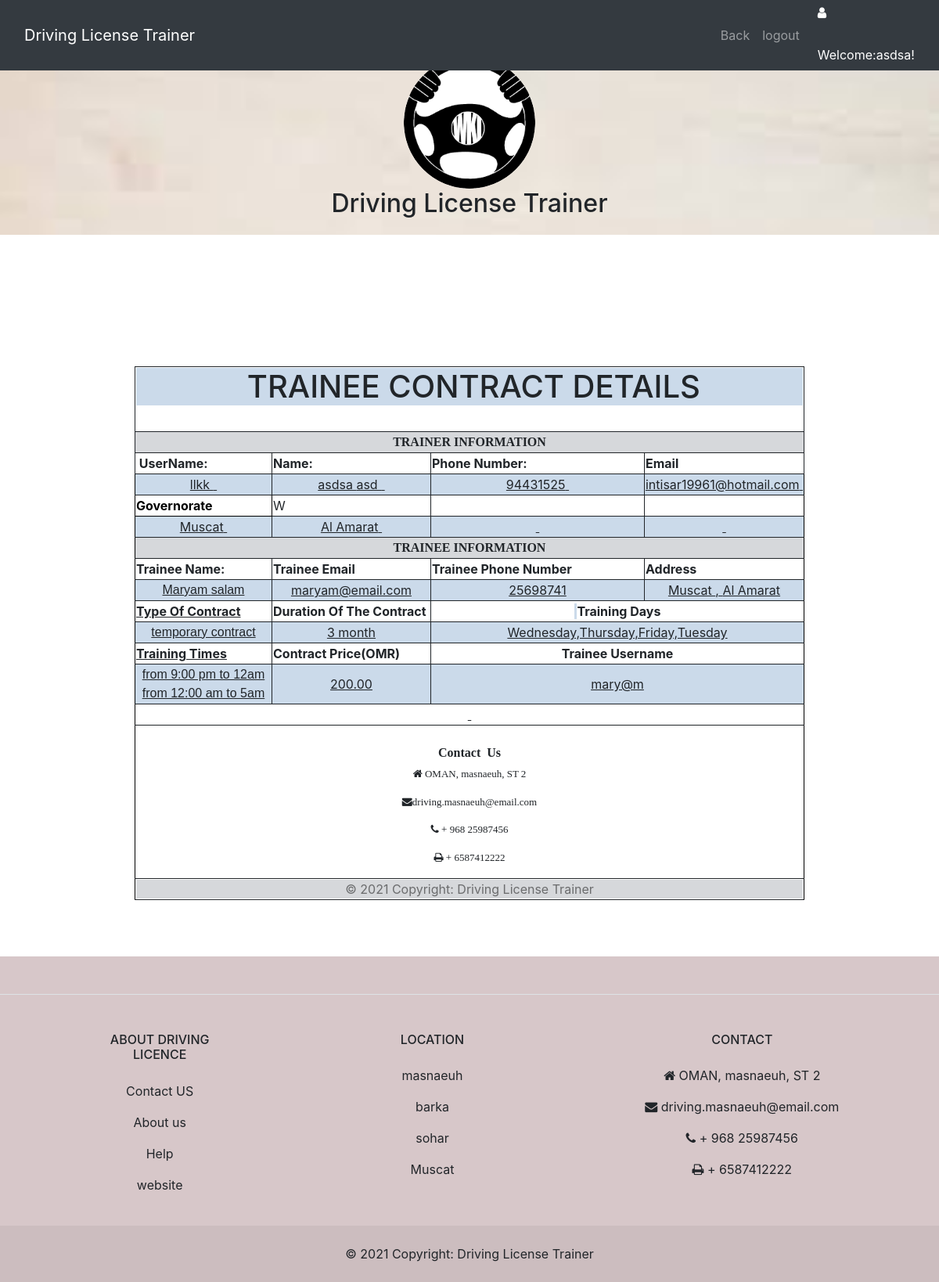
Page /Moreinfo_trainer2.php?trainee_uname=mary@m (signed in) on the committed database.
### tables this page shows
CREATE TABLE IF NOT EXISTS `tbltrainer` (
  `trid` int(10) NOT NULL AUTO_INCREMENT,
  `fname` varchar(15) NOT NULL,
  `lname` varchar(15) NOT NULL,
  `email` varchar(50) NOT NULL,
  `phone` int(8) NOT NULL,
  `address` varchar(30) NOT NULL,
  `brithdate` date NOT NULL,
  `gender` varchar(10) NOT NULL,
  `licensing` blob NOT NULL,
  `IDcard` blob NOT NULL,
  `seq` varchar(100) NOT NULL,
  `answer` varchar(50) NOT NULL,
  `username` varchar(20) NOT NULL,
  `password` varchar(8) NOT NULL,
  `status` varchar(20) NOT NULL,
  `gname` varchar(30) NOT NULL,
  `wname` varchar(30) NOT NULL,
  PRIMARY KEY (`trid`)
);

CREATE TABLE IF NOT EXISTS `tbldetailstrainng` (
  `deid` int(8) NOT NULL AUTO_INCREMENT,
  `Typ_contr` varchar(20) NOT NULL COMMENT 'Type_of_Contract',
  `Dur_contr` varchar(20) NOT NULL COMMENT 'Duration of the contract',
  `tra_days` varchar(200) NOT NULL COMMENT 'training days',
  `tra_time` varchar(200) NOT NULL COMMENT 'training times',
  `price` float(8,2) NOT NULL,
  `num_trainees` int(20) NOT NULL,
  `username` varchar(20) NOT NULL,
  PRIMARY KEY (`deid`)
);

CREATE TABLE IF NOT EXISTS `tbltrainee` (
  `trainee_id` int(8) NOT NULL AUTO_INCREMENT,
  `trainee_fname` varchar(20) NOT NULL,
  `trainee_lname` varchar(20) NOT NULL,
  `trainee_email` varchar(50) NOT NULL,
  `trainee_phone` int(8) NOT NULL,
  `gnamee` varchar(50) NOT NULL,
  `wnamee` varchar(20) NOT NULL,
  `trainee_uname` varchar(20) NOT NULL,
  `trainee_gender` varchar(10) NOT NULL,
  `trainee_brithdate` date NOT NULL,
  `seqe` varchar(200) NOT NULL,
  `anse` varchar(20) NOT NULL,
  `trainee_passw` varchar(8) NOT NULL,
  `trainee_repassw` varchar(8) NOT NULL,
  PRIMARY KEY (`trainee_id`)
);

### Moreinfo_trainer2.php (the view, shortened to what this page needs)
<!DOCTYPE html PUBLIC "-//W3C//DTD XHTML 1.0 Transitional//EN" "http://www.w3.org/TR/xhtml1/DTD/xhtml1-transitional.dtd">
<html xmlns="http://www.w3.org/1999/xhtml">
<head>
<link rel="stylesheet" type="text/css"  href="BOOTSTRAPFILE/css/bootstrap.css">
    </head>
    <body  style="margin:0; padding:0; border:0;  background-color:white   ">
       <nav class="navbar navbar-expand-lg navbar-dark bg-dark fixed-top">
     <div class="container">
     <a class="navbar-brand" href="#">Driving License Trainer </a>
      <div class="collapse navbar-collapse" id="navbarResponsive">
         <ul class="navbar-nav ml-auto">
                               <li class="nav-item">
            <a class="nav-link" href="View_Your_Trainee.php">Back</a>
          </li>
          <li class="nav-item">
            <a class="nav-link" href="logout.php">logout </a>
          </li>
        </ul>
      </div>
    </div>    <div class="icon" style="color: #FFFFFF"><i class="fa  fa-user" style="width:30px; height:50px"></i>
    Welcome:<?php
	$username= $_SESSION['txtid1'];
	include ("connect.php");
	$qryname = "select * from  tbltrainer where username='$username' ";
	$result = mysqli_query($con,$qryname);
	while($rows = mysqli_fetch_assoc($result))
	{ $namee=$rows['fname'];
}
	echo $namee. "!";
	?>
	</div>
  </nav>
 <header class="text-center" style="background-image:url('img/bg1.jpg'); background-repeat:no-repeat; background-size:cover; height: 300px;">
    &nbsp;<br /><br /><br />
	 <img class="img-fluid rounded-circle"  src="img/images.png" alt="" height="147" width="168">
	 <h2>Driving License Trainer</h2>
	 </header>
<br /><br />
<?php
	$username= $_SESSION['txtid1'];
	include ("connect.php");
	$qryname = "select * from  tbltrainer where username='$username' ";
	$result = mysqli_query($con,$qryname);
	while($rows = mysqli_fetch_assoc($result))
	{ $username=$rows["username"];
	$fname= $rows["fname"];
	$lname= $rows["lname"];
	$email= $rows["email"];
    $phone= $rows["phone"];
	$gname= $rows["gname"];
	$wname= $rows["wname"];
	}
$usernam=$_GET['trainee_uname'];
		include("connect.php");
	$query1="select * from   tbldetailstrainng a,  tblselecttraineer b , tbltrainee c , tbltrainer d  where a.deid=b.deid and  b.trainee_username=c.trainee_uname  and  d.username=b.username and  c.trainee_uname='$usernam'     ";
      $result = mysqli_query($con,$query1);
      while($row = mysqli_fetch_assoc($result)) {
	$Typ_contr= $row["Typ_contr"];
    $Dur_contr= $row["Dur_contr"];
	$tra_days= $row["tra_days"];
	$tra_time= $row["tra_time"];
	$price= $row["price"];
 $trainee_fname=$row['trainee_fname'];
	  $trainee_lname=$row['trainee_lname'];
	  $trainee_email=$row['trainee_email'];
	  $trainee_phone=$row['trainee_phone'];
	}
?>
<br />
	   <br />
       <br />
<br /><br />
 <table align="center" bgcolor="FFFFFF" style="height: 425; width: 584;" class="auto-style12">
        <tr>
          <th colspan="4" scope="row" class="auto-style7">
          <h1 class="auto-style9">&nbsp;TRAINEE CONTRACT DETAILS</h1>
<br>
</th>
        </tr>
        <tr>
          <td scope="row" class="auto-style19" colspan="4">
             <strong>TRAINER INFORMATION</strong></td>
        </tr>
        <tr class="auto-style18" >
          <td bgcolor="FFFFFF" scope="row" style="width: 175px" class="auto-style20">
             <strong>&nbsp;UserName:</strong></td>
          <td bgcolor="FFFFFF" style="width: 203px" class="auto-style20">
            <strong>Name:</strong></td>
          <td style="width: 273px" class="auto-style21">
             <strong>Phone Number:</strong></td>
          <td bgcolor="FFFFFF" class="auto-style20">
            <strong>Email</strong></td>
        </tr>
        <tr>
          <td bgcolor="FFFFFF" scope="row" class="auto-style25" style="width: 175px">
             <?php echo $username;?> &nbsp;</td>
          <td bgcolor="FFFFFF" style="width: 203px" class="auto-style14">
            <?php echo $fname;?>  <?php echo $lname;?> &nbsp;</td>
          <td bgcolor="FFFFFF" class="auto-style14" style="width: 273px">
             <?php echo $phone;?>&nbsp;</td>
          <td bgcolor="FFFFFF" class="auto-style28">
            <?php echo $email;?>&nbsp;</td>
        </tr>
        <tr>
          <td bgcolor="FFFFFF" scope="row" class="auto-style17" style="width: 175px">
             <strong>G</strong><span><strong>overnorate</strong></td>
          <td bgcolor="FFFFFF" style="width: 203px" class="auto-style11">
            W</td>
          <td bgcolor="FFFFFF" class="auto-style11" style="width: 273px">
             &nbsp;</td>
          <td bgcolor="FFFFFF" class="auto-style27">
            &nbsp;</td>
        </tr>
        <tr>
          <td bgcolor="FFFFFF" scope="row" class="auto-style25" style="width: 175px">
             <?php echo $gname;?>&nbsp;</td>
          <td bgcolor="FFFFFF" style="width: 203px" class="auto-style14">
            <?php echo $wname;?>&nbsp;</td>
          <td bgcolor="FFFFFF" class="auto-style14" style="width: 273px">
             &nbsp;</td>
          <td bgcolor="FFFFFF" class="auto-style28">
            &nbsp;</td>
        </tr>
        <tr>
             <span>
        <span class="text-white-50">
          <td scope="row" class="auto-style16" colspan="4">
             <strong>TRAINEE INFORMATION</strong></td>
        	</span></span>
		</tr>
        <tr>
          <td bgcolor="FFFFFF" scope="row" class="auto-style26" style="width: 175px">
             <strong><span class="auto-style6">Trainee Name:
          </span></strong>
          </td>
          <td bgcolor="FFFFFF" style="width: 203px" class="auto-style11">
            <strong><span class="auto-style6">Trainee Email</span></strong></td>
          <td bgcolor="FFFFFF" class="auto-style11" style="width: 273px">
             <strong><span class="auto-style6">Trainee Phone Number</span></strong></td>
          <td bgcolor="FFFFFF" class="auto-style27">
            <strong><span class="auto-style6">Address</span></strong></td>
        </tr>
        <tr>
          <td scope="row" class="auto-style25" style="width: 175px">
			<?php echo "<font face='Arial, Helvetica, sans-serif' size='3'>".$trainee_fname;?>  <?php echo "<font face='Arial, Helvetica, sans-serif' size='3'>".$trainee_lname;?></td>
          <td scope="row" class="auto-style14">  <?php echo $trainee_email;?>             </td>
          <td style="width: 273px" class="auto-style14">   <?php echo $trainee_phone;?>         </td>
          <td class="auto-style28"><?php echo $gname;?> ,  <?php echo $wname;?>           </td>
        </tr>
          <tr>
             <span>
          <td bgcolor="FFFFFF" scope="row" class="auto-style10" style="width: 175px">
             <strong>Type Of Contract </strong>
          </td>
          <td bgcolor="FFFFFF" style="width: 203px" class="auto-style11">
            <span class="auto-style6"><strong>Duration Of The Contract </strong></span></td>
          <td bgcolor="FFFFFF" class="auto-style13" colspan="2">
             <strong class="auto-style8">&nbsp;</strong><strong>Training Days</strong></td>
        	  </span>
		  </tr>
		  <tr>
             <span>
          <td scope="row" class="auto-style25" style="width: 175px"><?php
			echo "<font face='Arial, Helvetica, sans-serif' size='3'>".$Typ_contr;
		 ?></td>
          <td scope="row" class="auto-style14">                <?php
			echo $Dur_contr;
		?>
</td>
          <td class="auto-style28" colspan="2">   <?php
			echo $tra_days;
		?>
         </td>
        	  </span>
		  </tr>
		  <tr>
             <span>
          <td bgcolor="FFFFFF" scope="row" class="auto-style10" style="width: 175px">
             <strong>Training Times </strong>
          </td>
          <td bgcolor="FFFFFF" style="width: 203px" class="auto-style11">
            <span class="auto-style6"><strong>Contract Price(OMR) </strong></span></td>
          <td bgcolor="FFFFFF" class="auto-style13" colspan="2">
             <strong>Trainee Username</strong></td>
        	  </span>
		  </tr>
		  <tr>
             <span>
          <td scope="row" class="auto-style25" style="width: 175px"><?php
			echo "<font face='Arial, Helvetica, sans-serif' size='3'>".$tra_time;
		 ?></td>
          <td scope="row" class="auto-style14">                <?php
			echo $price;
		?>
</td>
          <td class="auto-style28" colspan="2">   <?php
			echo $usernam;
		?>
         </td>
        	  </span>
		  </tr>
        <tr>
          <td bgcolor="FFFFFF" scope="row" class="auto-style5" colspan="4">&nbsp;</td>
        </tr>
        <tr class="text-left">
          <td colspan="4" bgcolor="#FFFFFF" scope="row" style="height: 127px" class="auto-style30">&nbsp;
 <div class="col-md-4 col-lg-3 col-xl-3 mx-auto mb-md-0 mb-4">
          <h6 class="auto-style32">
            <span class="auto-style31"><strong>Contact</strong></span><strong>&nbsp;
			Us</strong></h6>
          <p class="auto-style34"><i class="fa fa-home me-3"></i> OMAN, masnaeuh, ST 2</p>
          <p class="auto-style34"><i class="fa fa-envelope me-3"></i>driving.masnaeuh@email.com
          </p>
          <p class="auto-style34"><i class="fa fa-phone me-3"></i> + 968 25987456</p>
          <p class="auto-style34"><i class="fa fa-print me-3"></i> + 6587412222</p>
        </div>
</td>
 </tr>
        <tr>
          <td colspan="4" bgcolor="#FFFFFF" scope="row" style="height: 27px" class="auto-style29">
             <span>
        <span class="text-black-50">
  <div class="auto-style15">
    © 2021 Copyright:
    </span>
        <span class="text-black-50">
    <a class="text-reset fw-bold" href="https://mdbootstrap.com/">Driving License Trainer</a>
</td>
 </tr>
        </table>
  <br />
    <br />
  <br />
<link href="https://cdnjs.cloudflare.com/ajax/libs/font-awesome/4.7.0/css/font-awesome.min.css" rel="stylesheet">
<footer class="auto-style2">
  <section
    class="d-flex justify-content-center justify-content-lg-between p-4 border-bottom bg-dinager"
       >
  </section>
  <section class="">
    <div class="container text-center text-md-start mt-5">
      <div class="row mt-3">
               <div class="col-md-2 col-lg-2 col-xl-2 mx-auto mb-4">
          <h6 class="text-uppercase fw-bold mb-4">
            About Driving Licence
          </h6>
          <p>
            <a href="#!" class="text-reset">Contact US </a>
          </p>
          <p>
            <a href="#!" class="text-reset">About us</a>
          </p>
          <p>
            <a href="#!" class="text-reset">Help</a>
          </p>
          <p>
            <a href="#!" class="text-reset">website</a>
          </p>
        </div>
        <div class="col-md-3 col-lg-2 col-xl-2 mx-auto mb-4">
          <h6 class="text-uppercase fw-bold mb-4">
            Location
          </h6>
          <p>
            <a href="#!" class="text-reset">masnaeuh</a>
          </p>
          <p>
            <a href="#!" class="text-reset">barka</a>
          </p>
          <p>
            <a href="#!" class="text-reset">sohar</a>
          </p>
          <p>
            <a href="#!" class="text-reset">Muscat</a>
          </p>
        </div>
        <div class="col-md-4 col-lg-3 col-xl-3 mx-auto mb-md-0 mb-4">
          <h6 class="text-uppercase fw-bold mb-4">
            Contact
          </h6>
          <p><i class="fa fa-home me-3"></i> OMAN, masnaeuh, ST 2</p>
          <p>
            <i class="fa fa-envelope me-3"></i>
            driving.masnaeuh@email.com
          </p>
          <p><i class="fa fa-phone me-3"></i> + 968 25987456</p>
          <p><i class="fa fa-print me-3"></i> + 6587412222</p>
        </div>
      </div>
    </div>
  </section>
  <div class="text-center p-4" style="background-color: rgba(0, 0, 0, 0.05);">
    © 2021 Copyright:
    <a class="text-reset fw-bold" href="https://mdbootstrap.com/">Driving License Trainer</a>
  </div>
</footer>
</body>
</html>

### rows in the picture
tbltrainer: fname "asdsa", username "llkk", lname "asd", phone "94431525", email "intisar19961@hotmail.com", gname "Muscat", wname "Al Amarat"
tbldetailstrainng: tbltrainee.trainee_fname "Maryam", tbltrainee.trainee_lname "salam", tbltrainee.trainee_email "maryam@email.com", tbltrainee.trainee_phone "25698741", Typ_contr "temporary contract", Dur_contr "3 month", tra_days "Wednesday,Thursday,Friday,Tuesday", tra_time "from 9:00 pm to 12am from 12:00 am to 5am", price "200.00"

### other values in the picture
$usernam "mary@m"
